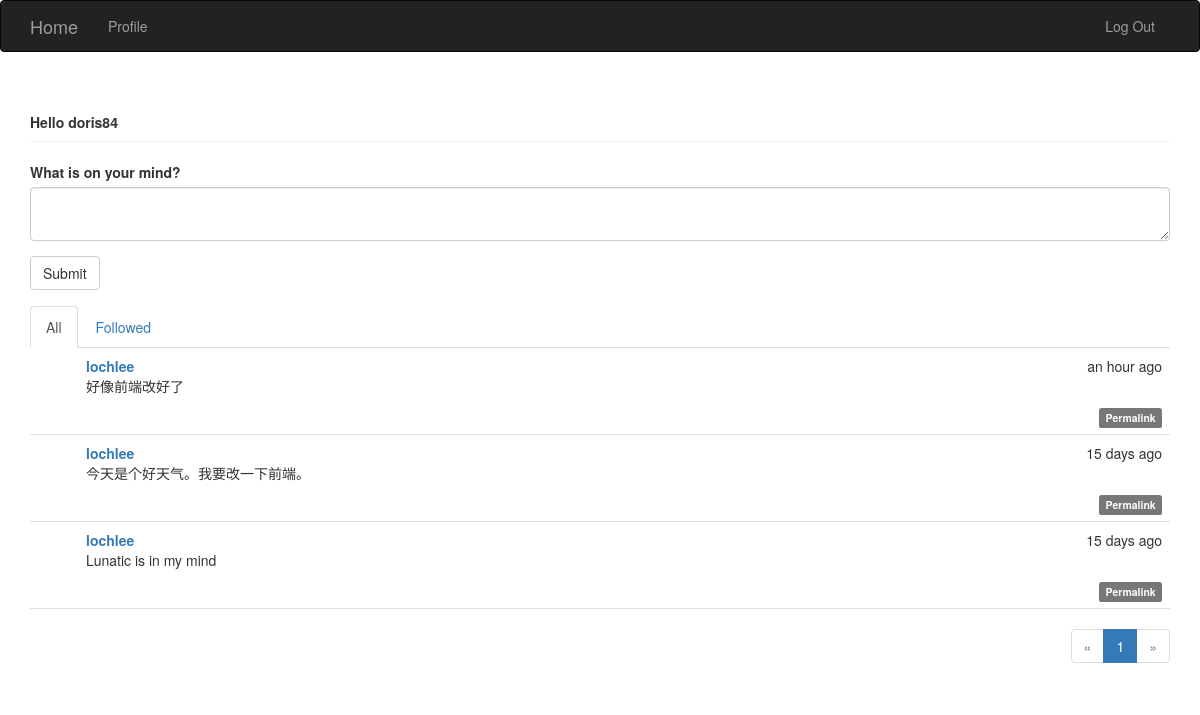
/ (signed in), run on the app's committed database.
### app/models.py (models this page shows, shortened)
class User(db.Model,UserMixin):
	__tablename__='users'
	id=db.Column(db.Integer,primary_key=True)
	email=db.Column(db.String(64),unique=True,index=True)
	username=db.Column(db.String(64),unique=True)
	role_id=db.Column(db.Integer,db.ForeignKey('roles.id'))
	password_hash=db.Column(db.String(128))
	confirmed=db.Column(db.Boolean,default=False)
	name=db.Column(db.String(64))
	location=db.Column(db.String(64))
	about_me=db.Column(db.Text())
	member_since=db.Column(db.DateTime(),default=datetime.utcnow)
	last_seen=db.Column(db.DateTime(),default=datetime.utcnow)
	posts=db.relationship('Post',backref='author',lazy='dynamic')
	followers=db.relationship('Follow',foreign_keys=[Follow.followed_id],backref=db.backref('followed',lazy='joined'),lazy='dynamic',cascade='all,delete-orphan')
	followed=db.relationship('Follow',foreign_keys=[Follow.follower_id],backref=db.backref('follower',lazy='joined'),lazy='dynamic',cascade='all,delete-orphan')
	comments=db.relationship('Comment',backref='author',lazy='dynamic')
	photo=db.relationship('Photo',backref='user')
	def can(self,permissions):
		return self.role is not None and (self.role.permissions&permissions)==permissions
	def is_administrator(self):
		return self.can(Permission.ADMINISTER)
	def ping(self):
		self.last_seen=datetime.utcnow()
		db.session.add(self)
	@property
	def password(self):
		raise AttributeError('password is not a readable attribute')

class Post(db.Model):
	__tablename__='posts'
	id=db.Column(db.Integer,primary_key=True)
	body=db.Column(db.Text)
	timestamp=db.Column(db.DateTime,index=True,default=datetime.utcnow)
	author_id=db.Column(db.Integer,db.ForeignKey('users.id'))
	body_html=db.Column(db.Text)
	comments=db.relationship('Comment',backref='post',lazy='dynamic')

### app/main/views.py (the view)
@main.route('/', methods=['GET', 'POST'])
def index():
    form = PostForm()
    show_followed=False
    if current_user.is_authenticated:
        show_followed=bool(request.cookies.get('show_followed',''))
    if show_followed:
        query=current_user.followed_posts
    else:
        query=Post.query
    page=request.args.get('page',1,type=int)
    pagination=query.order_by(Post.timestamp.desc()).paginate(page,per_page=current_app.config['POSTS_PER_PAGE'],error_out=False)
    posts=pagination.items
    if current_user.can(Permission.WRITE_ARTICLES) and form.validate_on_submit():
        post=Post(body=form.body.data,author=current_user._get_current_object())
        db.session.add(post)
        return redirect(url_for('main.index'))
    return render_template('index.html',form=form,posts=posts,pagination=pagination,show_followed=show_followed)

### app/main/forms.py
class PostForm(FlaskForm):
	body=PageDownField("What is on your mind?",validators=[Required()])
	submit=SubmitField('Submit')

### app/auth/views.py (called while the page is built)
@auth.before_app_request
def before_request():
	if current_user.is_authenticated:
		current_user.ping()
		if not current_user.confirmed and request.endpoint[:5]!='auth.' and request.endpoint!='static':
			return redirect(url_for('auth.unconfirmed'))

### app/main/__init__.py (called while the page is built)
@main.app_context_processor
def inject_permissions():
	return dict(Permission=Permission)

### app/models.py (called while the page is built)
@login_manager.user_loader
def load_user(user_id):
	return User.query.get(int(user_id))

### app/templates/index.html (shortened to what this page needs)
{% extends "base.html" %}
{% import "bootstrap/wtf.html" as wtf %}
{% import "_macros.html" as macro %}
{% block page_content %}
<div class="page-header">
	{% if current_user.is_authenticated %}
		<b>Hello {{current_user.username}}</b>
	{% else %}
		<b>Hello Stranger</b>
	{% endif %}
</div>
<div>
	{% if current_user.can(Permission.WRITE_ARTICLES) %}
	{{ wtf.quick_form(form) }}
	{% endif %}
</div>
<div class="post-tabs">
	<ul class="nav nav-tabs">
		<li {% if not show_followed %} class="active"{% endif %}> <a href="{{url_for('.show_all')}}"> All </a></li>
		{% if current_user.is_authenticated %}
		<li {% if show_followed %} class="active" {% endif %}> <a href="{{url_for('.show_followed')}}">Followed</a></li>
		{% endif %}
	</ul>
	{% include '_posts.html' %}
</div>
{% if pagination %}
<div class="pagination">
	{{macro.pagination_widget(pagination,'.index')}}
</div>
{% endif %}
{% endblock %}

### app/templates/_posts.html (shortened to what this page needs)
<ul class="posts">
    {% for post in posts %}
    <li class="post">
        <div class="post-content">
            <div class="post-date">
                {{moment(post.timestamp).fromNow()}}
            </div>
            <div class="post-author">
                <a href="{{url_for('main.user',username=post.author.username)}}">
				{{post.author.username}}
			</a>
            </div>
            <div class="post-body">
            	{% if post.body_html %}
            		{{post.body_html|safe}}
        		{% else %}
                	{{post.body}}
            	{% endif %}
            </div>
            <div class="post-footer">
            	<a href="{{url_for('.post',id=post.id)}}">
            		<span class="label label-default">Permalink</span>
            	</a>
            </div>
        </div>
    </li>
    {% endfor %}
</ul>

### app/static/styles.css (style rules this page uses)
div.post-tabs { margin-top: 16px; }
ul.posts { list-style-type: none; padding: 0px; margin: 16px 0px 0px 0px; border-top: 1px solid #e0e0e0; }
div.post-tabs ul.posts { margin: 0px; border-top: none; }
ul.posts li.post { padding: 8px; border-bottom: 1px solid #e0e0e0; }
div.post-date { float: right; }
div.post-author { font-weight: bold; }
div.post-content { margin-left: 48px; min-height: 48px; }
div.post-footer { text-align: right; }
div.pagination { width: 100%; text-align: right; padding: 0px; margin: 0px; }

### data on the page
User: username "doris84"
Post: timestamp "an hour ago", author.username "lochlee", body_html "好像前端改好了"
Post: timestamp "15 days ago", author.username "lochlee", body_html "今天是个好天气。我要改一下前端。"
Post: timestamp "15 days ago", author.username "lochlee", body_html "Lunatic is in my mind"

### other printed values
{{ p }} "1"
